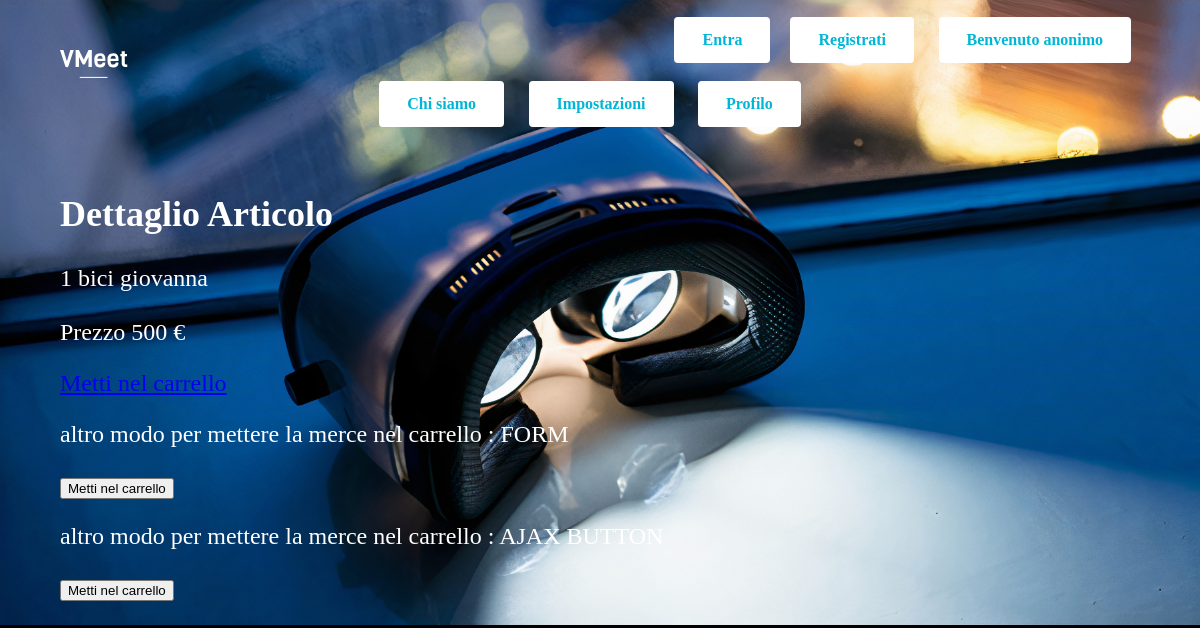
Page /index.php/go/dettaglio/1 on the committed database.
### tables this page shows
CREATE TABLE IF NOT EXISTS `articoli` (
  `id` int(11) NOT NULL,
  `nome` char(50) NOT NULL,
  `foto` char(50) NOT NULL,
  `prezzo` int(11) NOT NULL,
  PRIMARY KEY (`id`)
);

### application/controllers/Go.php (called while the page is built, shortened)
<?php
class Go extends CI_Controller {
	public function __construct()
	{
		$this->load->helper('MenuItem');
	}
	public function dettaglio($id)
	{
		$appo = $this->negozio_model->get_articolo($id);
		if (isset($appo))
		{
			$data['articolo'] = $appo;
			$this->load->view('header');
			$this->load->view('dettaglio', $data);
			$this->load->view('footer');
		}
		else
		{
		  $data['messaggio'] = "L'articolo non esiste!";
		  $this->load->view('header');
		  $this->load->view('errore', $data);
		  $this->load->view('footer');
		}
	}
}
?>

### index.php (called while the page is built, shortened)
<?php
require_once BASEPATH.'core/CodeIgniter.php';

### application/models/Negozio_model.php (called while the page is built, shortened)
<?php
class Negozio_model extends CI_model
{
	public function __construct()
	{
		$this->db->query("SET lc_messages = 'it_IT'");
	}
	public function get_articolo($id)
	{
		$query = $this->db->query("select * from articoli where id=?", array($id));
		return $query->row();
	}
}
?>

### application/views/dettaglio.php (the view, shortened to what this page needs)
<main>
<h2> Dettaglio Articolo </h2>
<p> <?= $articolo->id ?>
    <?= $articolo->nome ?>
<br>
<br>
Prezzo <?= $articolo->prezzo ?>  &euro;
</p>
<p> <?= anchor('go/mettiNelCarrello/'.$articolo->id,
        'Metti nel carrello') ?> </p>
<p> altro modo per mettere la merce nel carrello : FORM </p>
<?= form_open('go/mettiNelCarrello2') ?>
<p> <input type="submit" name="submit" value="Metti nel carrello"></p>
</form>
<p> altro modo per mettere la merce nel carrello : AJAX BUTTON </p>
<p> <button id="bottone" onclick="metti()"> Metti nel carrello </button> </p>
</main>

### stile.css (style rules this page uses)
body { width: 90%; margin: auto; background-color: rgb(0, 0, 0); font-size: 150%; color: white; font-family: verdana; background-image: url("images/background5.jpg"); background-repeat: no-repeat, repeat; background-color: #000000; background-size:cover; }
nav a { display: inline-block; margin-right: 20px; }
.btn { border: none; color: rgb(0, 182, 214); background-color: white; padding: 14px 28px; font-size: 16px; cursor: pointer; display: inline-block; border-radius: 4px; text-decoration: none; font-weight: bold; }

### rows in the picture
articoli: id "1", nome "bici giovanna", prezzo "500", id "Metti nel carrello"

### other values in the picture
anchor('go/entra', 'Entra', ['class' => 'btn']) "Entra"
anchor('go/registrati', 'Registrati', ['class' => 'btn']) "Registrati"
$this->session->utente->nome "anonimo"
anchor('go/aboutus', 'Chi siamo', ['class' => 'btn']) "Chi siamo"
anchor('user/settings', 'Impostazioni', ['class' => 'btn']) "Impostazioni"
anchor('user/profile', 'Profilo', ['class' => 'btn']) "Profilo"
